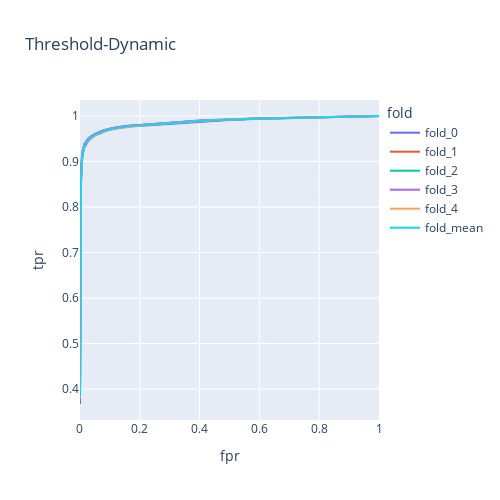

Write notebook code for a chart like this one.
### Markdown cell above
### Dynamic

### Code cell
# import validation data
with open('valid_dict_species_unknown.pkl', 'rb') as f:
    valid_dict_species_unknown = pickle.load(f)

# open data
with open('own_dynamic_valid_df_lst.pkl', 'rb') as f:
    own_dynamic_valid_df_lst = pickle.load(f)

df_lst = own_dynamic_valid_df_lst # cahnge data source here

best_threshold_lst = []
avg_mean_df = sum(df_lst)/len(df_lst)
avg_mean_df['fold'] = 'fold_mean'
for i in range(len(df_lst)):
    df_lst[i]['fold'] = "fold_"+str(i)
    # get best threshold
    best_theshold = find_best_threshold(tpr=df_lst[i]['tpr'], fpr=df_lst[i]['fpr'] , thresholds=df_lst[i]['threshold'])
    best_threshold_lst.append(best_theshold)
joined_data_df = pd.concat(df_lst+[avg_mean_df])
mean_best_threshold = np.mean(best_threshold_lst).round(2)

# plot 
fig = px.line(joined_data_df, 
              x="fpr", 
              y="tpr", 
              color='fold',
              hover_data=['threshold'], 
              height=500, 
              width=500,
              title='Threshold-Dynamic')
fig.show()

f1_score_lst = []
for fold in range(1,6):
    og_data_df = valid_dict_species_unknown['fold_'+str(fold)]
    og_data_df['Unknown'] = og_data_df.iloc[:,2:].apply(unknown_prob_calc, axis=1, args=(mean_best_threshold, 1, 'dynamic'))
    og_data_df['pred'] = og_data_df.iloc[:,2:].idxmax(axis=1)
    og_data_df.loc[og_data_df['pred'] != 'Unknown', 'pred'] = "Known"
    f1_score_val = f1_score(y_true=og_data_df['true'], y_pred=og_data_df['pred'], average='weighted')
    f1_score_lst.append(f1_score_val)
    
print("Best Mean Threshold: ", mean_best_threshold)
print("Best Mean F1-Score: ", np.mean(f1_score_lst))
